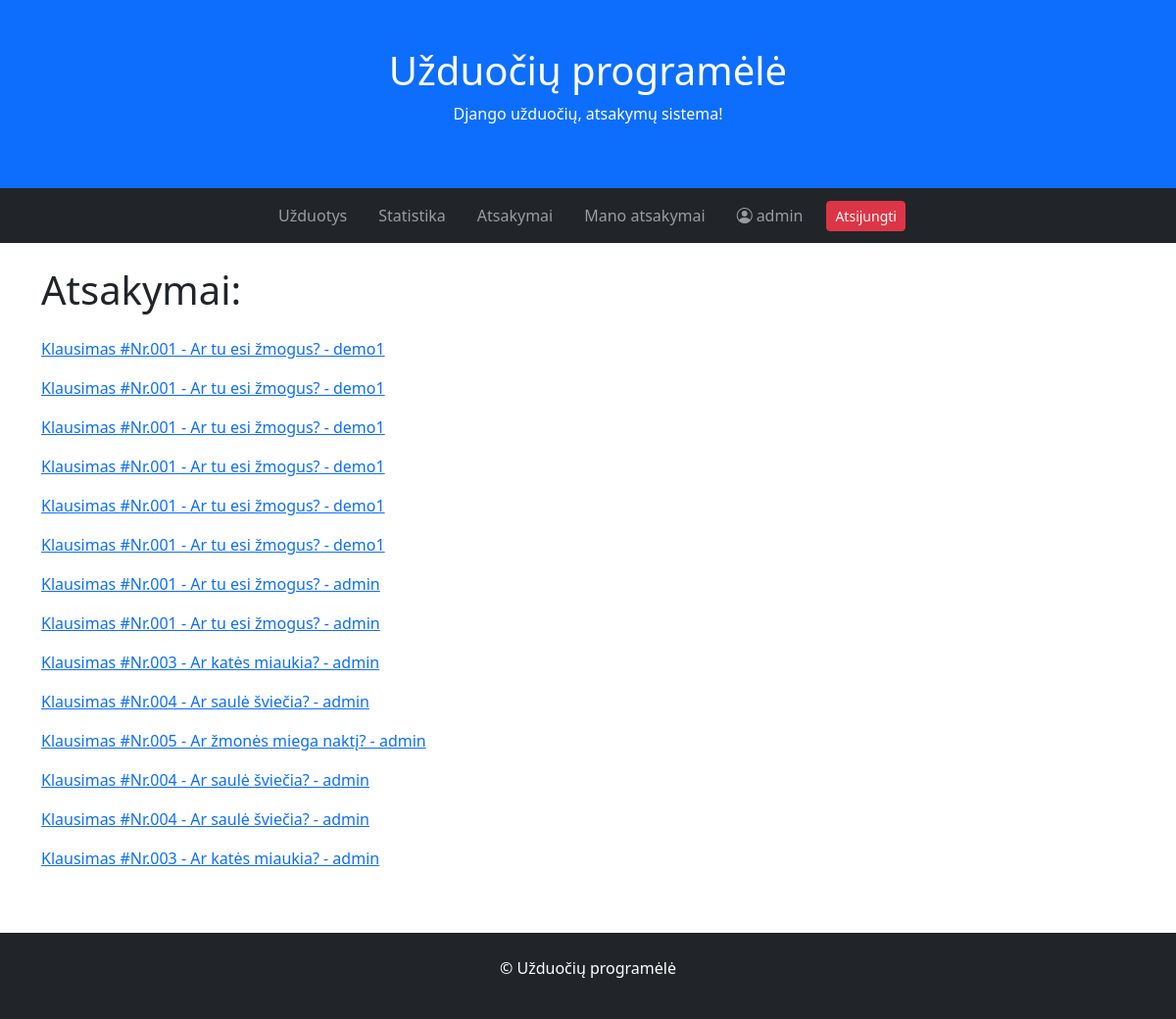
Before: /answers/ (signed in) with the older database file.
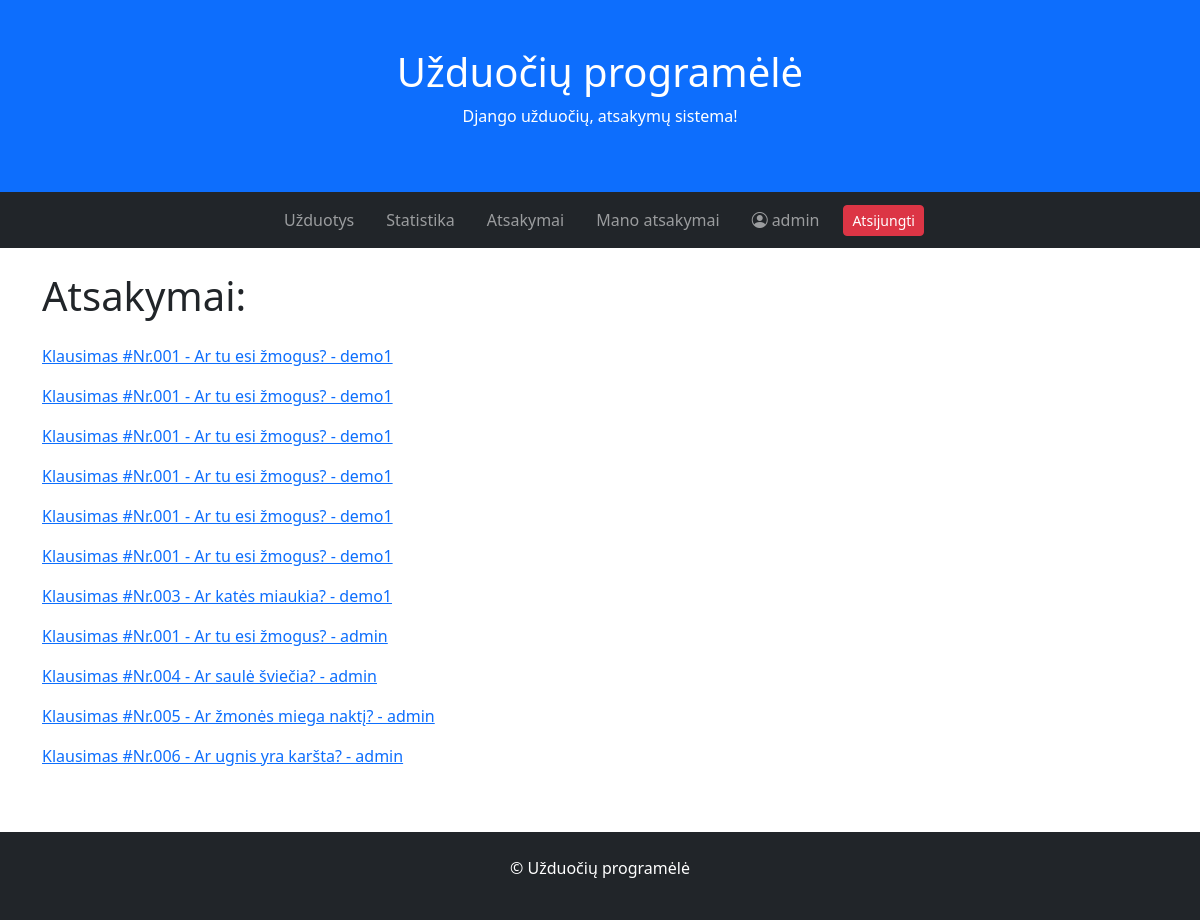
After: the same page with the newer database file.
### tasks/models.py (models this page shows, shortened)
class Answer(models.Model):
    task = models.ForeignKey(to="Task", on_delete=models.CASCADE, verbose_name="Užduotis")
    student = models.ForeignKey(to=User, on_delete=models.CASCADE, verbose_name="Studentas")
    ANSWER_CHOICES = [
        (True, 'Taip'),
        (False, 'Ne'),
    ]
    answer = models.BooleanField("Atsakymas", choices=ANSWER_CHOICES, default=True)
    date = models.DateTimeField("Data", auto_now_add=True)
    def __str__(self):
        return f"{self.task} - {self.student}"
    class Meta:
        verbose_name = "Atsakymas"
        verbose_name_plural = "Atsakymai"

class Task(models.Model):
    name = models.CharField("Užduotis")
    content = models.TextField("Klausimas")
    teacher = models.ForeignKey(to=User, on_delete=models.CASCADE, verbose_name="Dėstytojas")
    ANSWER_CHOICES = [
        (True, 'Taip'),
        (False, 'Ne'),
    ]
    correct_answer = models.BooleanField("Teisingas atsakymas", choices=ANSWER_CHOICES, default=True)
    deadline = models.DateTimeField("Terminas", null=True, blank=True)
    date = models.DateTimeField("Data", auto_now_add=True)
    photo = models.ImageField("Nuotrauka", upload_to='tasks', null=True, blank=True)
    def __str__(self):
        return f"{self.name} - {self.content}"
    class Meta:
        verbose_name = "Uždavinys"
        verbose_name_plural = "Uždaviniai"

### tasks/views.py (the view)
# urls.py: path('answers/', views.AnswerListView.as_view(), name="answers"),
class AnswerListView(LoginRequiredMixin, UserPassesTestMixin, ListView):
    model = Answer
    template_name = "answers.html"
    context_object_name = "answers"
    def test_func(self):
        return self.request.user.is_staff

### tasks/templates/answers.html (shortened to what this page needs)
{% extends 'base.html' %}
{% block content %}
<h1 class="mb-4">Atsakymai:</h1>
{% for answer in answers %}
<p><a href="{{ answer.pk }}">{{ answer }}</a></p>
{% endfor %}
{% endblock %}

### tasks/templates/base.html (shortened to what this page needs)
<!DOCTYPE html>
<html lang="lt">
<head>
    {% load static %}
    <link href="https://cdn.jsdelivr.net/npm/bootstrap@5.3.2/dist/css/bootstrap.min.css" rel="stylesheet">
    <link href="https://cdn.jsdelivr.net/npm/bootstrap-icons@1.11.3/font/bootstrap-icons.css" rel="stylesheet">
</head>
<body>
<div class="p-5 bg-primary text-white text-center">
    <h1>Užduočių programėlė</h1>
    <p>Django užduočių, atsakymų sistema!</p>
</div>
<nav class="navbar navbar-expand-sm bg-dark navbar-dark">
    <div class="container-fluid">
        <div class="collapse navbar-collapse" id="mynavbar">
            <ul class="navbar-nav mx-auto gap-3 align-items-center">
                <li class="nav-item">
                    <a class="nav-link" href="{% url 'index' %}">Užduotys</a>
                </li>
                <li class="nav-item">
                    <a class="nav-link" href="{% url 'stats' %}">Statistika</a>
                </li>
                {% if user.is_authenticated %}
                    {% if user.is_staff %}
                        <li class="nav-item">
                            <a class="nav-link" href="{% url 'answers' %}">Atsakymai</a>
                        </li>
                    {% endif %}
                    <li class="nav-item">
                        <a class="nav-link" href="{% url 'useranswers' %}">Mano atsakymai</a>
                    </li>
                    <li class="nav-item">
                        <a class="nav-link" href="{% url 'profile' %}">
                            <i class="bi bi-person-circle me-1"></i>{{ user.get_username }}
                        </a>
                    </li>
                    <li class="nav-item">
                        <form method="post" action="{% url 'logout' %}">
                            <button class="btn btn-danger btn-sm" type="submit">Atsijungti</button>
                        </form>
                    </li>
                {% endif %}
            </ul>
        </div>
    </div>
</nav>
<div class="container mt-4">
    <div class="row">
        <div class="col-sm">
            {% block content %}{% endblock %}
        </div>
    </div>
</div>
<div class="mt-5 p-4 bg-dark text-white text-center">
    <p>© Užduočių programėlė</p>
</div>
</body>
</html>

Changed rows visible on the page:
removed Answer: task+student "Klausimas #Nr.001 - Ar tu esi žmogus? - admin"
removed Answer: task+student "Klausimas #Nr.003 - Ar katės miaukia? - admin"
removed Answer: task+student "Klausimas #Nr.004 - Ar saulė šviečia? - admin"
removed Answer: task+student "Klausimas #Nr.004 - Ar saulė šviečia? - admin"
removed Answer: task+student "Klausimas #Nr.003 - Ar katės miaukia? - admin"
added Answer: task+student "Klausimas #Nr.003 - Ar katės miaukia? - demo1"
added Answer: task+student "Klausimas #Nr.006 - Ar ugnis yra karšta? - admin"
